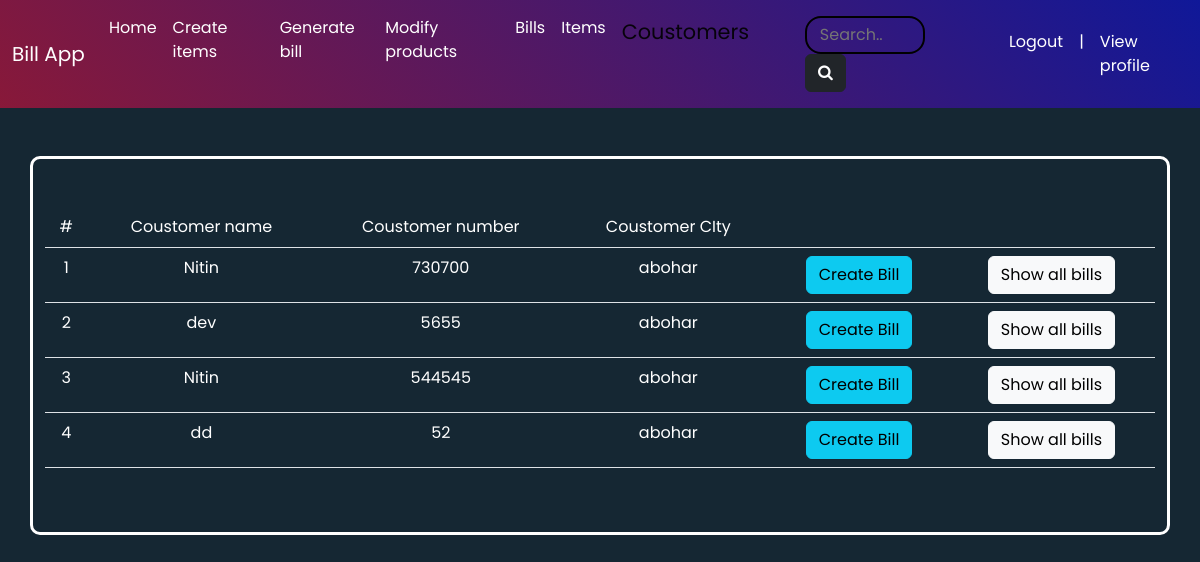
Screenshot of /showCoustomers/ (signed in) with the database file from the repository.
### billApp/models.py (models this page shows, shortened)
class CoustomersData(models.Model):
    c_id=models.AutoField(primary_key=True,unique=True,blank=False)
    c_name = models.CharField(max_length=50)
    c_number = models.CharField(max_length=50)
    c_address = models.CharField(max_length=100)
    c_city = models.CharField(max_length=50)

### billApp/views.py (the view)
# urls.py: path('showCoustomers/',views.showCoustomers,name="showCoustomers"),
def showCoustomers(request):
    if not request.user.is_authenticated:
        return redirect("/login/")
    data = CoustomersData.objects.all()
    try:
        search=request.GET['search']
        data = searchfunc(request.path,search)
    except:
        pass
    params = {"coustomer":data}
    return render(request,"coustomers.html",params)

### templates/coustomers.html (shortened to what this page needs)
{%include 'base.html'%}
{%block body%}
<div class="container xcontainer my-5 py-5">
<table class="table" style="text-align:center;">
    <thead>
      <tr>
        <th scope="col">#</th>
        <th scope="col">Coustomer name</th>
        <th scope="col">Coustomer number</th>
        <th scope="col">Coustomer CIty</th>
        <th scope="col"></th>
        <th scope="col"></th>
      </tr>
    </thead>
    <tbody>
      <tr>
        {%for i in coustomer%}
        <th scope="row">{{forloop.counter}}</th>
        <td>{{i.c_name}}</td>
        <td>{{i.c_number}}</td>
        <td>{{i.c_city}}</td>
        <td><a href="/generate/old-{{i.c_id}}/" class="btn btn-info">Create Bill</a></td>
        <td><a href="/showBills/spec-{{i.c_id}}/" class="btn btn-light">Show all bills</a></td>
      </tr>
      {%endfor%}
    </tbody>
  </table>
</div>
{%endblock%}

### templates/base.html (shortened to what this page needs)
<!DOCTYPE html>
<html lang="en">
<head>
    <link href="https://cdn.jsdelivr.net/npm/bootstrap@5.2.1/dist/css/bootstrap.min.css" rel="stylesheet">
  <link rel="stylesheet"
  href=
  "https://cdnjs.cloudflare.com/ajax/libs/font-awesome/4.7.0/css/font-awesome.min.css">
  </head>
<body>
    <nav class="navbar navbar-expand-lg sticky-top gradient-custom-nav">
        <div class="container-fluid   d-flex">
          <a class="navbar-brand nav-link" href="/">Bill App</a>
          <div class="collapse navbar-collapse" id="navbarNavDropdown">
            <ul class="navbar-nav">
              <li class="nav-item">
                <a class=" nav-link {%if request.path == '/'%}active active2{%endif%}" aria-current="page" href="/">Home</a>
              </li>
              {%if user.is_authenticated%}
              <li class="nav-item">
                <a class="nav-link {%if request.path == '/create/'%}active{%endif%}" href="/create">Create items</a>
              </li>
              <li class="nav-item">
                <a class="nav-link {%if request.path == '/generate/orignal/'%}active{%endif%}" href="/generate/orignal/">Generate bill</a>
              </li>
              <li class="nav-item">
                <a class="nav-link {%if request.path == '/modify/'%}active{%endif%}" href="/modify">Modify products</a>
              </li>
              <li class="nav-item">
                <a class="nav-link {%if request.path == '/showBills/orignal/'%}active{%endif%}" href="/showBills/orignal/">Bills</a>
              </li>
              <li class="nav-item">
                <a class="nav-link {%if request.path == '/showItems/'%}active{%endif%}" href="/showItems/">Items</a>
              </li>
              <li class="nav-item">
                <a class="nav-link {%if request.path == '/showCoustomers/'%}active{%endif%}" href="/showCoustomers/">Coustomers</a>
              </li>
              {%if '/showCoustomers/' in request.path or '/showBills' in request.path or '/showItems/' in request.path%}
              <li class="nav-item px-5 py-2">
                <form action="" method="get">
                  <input type="text" class="sbar" placeholder="Search.." name="search" id="search">
                  <button class="btn btn-dark" type="submit"><i class="fa fa-search"></i></button>
              </li>
              {%endif%}
              {%endif%}
            </ul>
          </div>
          <div class="collapse navbar-collapse justify-content-xl-end" id="navbarNavDropdown">
            <ul class="navbar-nav">
              {%if user.is_authenticated%}
              <li class="nav-item">
                <a class="nav-link" href="/logouti">Logout</a>
              </li>
              <li class="nav-link">|</li>
              <li class="nav-item">
              <a class="nav-link" href="/viewprofile/{{user}}/">View profile</a>
            </li>
              {%endif%}
            </ul>
          </div>
        </div>
      </nav>
      {% load static %}
</body>
</html>

### templates/base.html (style rules this page uses)
.gradient-custom-nav { background: -moz-linear-gradient(45deg, rgba(213, 15, 61, 0.6), rgba(13, 17, 198, 0.69) 100%); background: -webkit-linear-gradient(45deg, rgba(213, 15, 61, 0.6), rgba(13, 17, 198, 0.69) 100%); background: linear-gradient(to 45deg, rgba(213, 15, 61, 0.6), rgba(13, 17, 198, 0.69) 100%); color: rgb(247, 247, 247); font-family: 'Righteous', cursive; }
.active { font-size:1.3rem; font-weight:400; color: white; }
.sbar { width:10vw; color:white; outline:none; border:none; border:black 2px solid; border-radius: 1rem; padding:0.3rem 0.8rem; background-color: transparent; }

### templates/coustomers.html (style rules this page uses)
*, body { color: white; font-family: 'Poppins', sans-serif; font-weight: 400; -webkit-font-smoothing: antialiased; text-rendering: optimizeLegibility; -moz-osx-font-smoothing: grayscale; }
html, body { height: 100%; background-color: #152733; }
.xcontainer { border: 3px white solid; border-radius: 10px; }
.nav-link { color: white; }

### rows the page displays
CoustomersData: c_name "Nitin", c_number "730700", c_city "abohar"
CoustomersData: c_name "dev", c_number "5655", c_city "abohar"
CoustomersData: c_name "Nitin", c_number "544545", c_city "abohar"
CoustomersData: c_name "dd", c_number "52", c_city "abohar"
